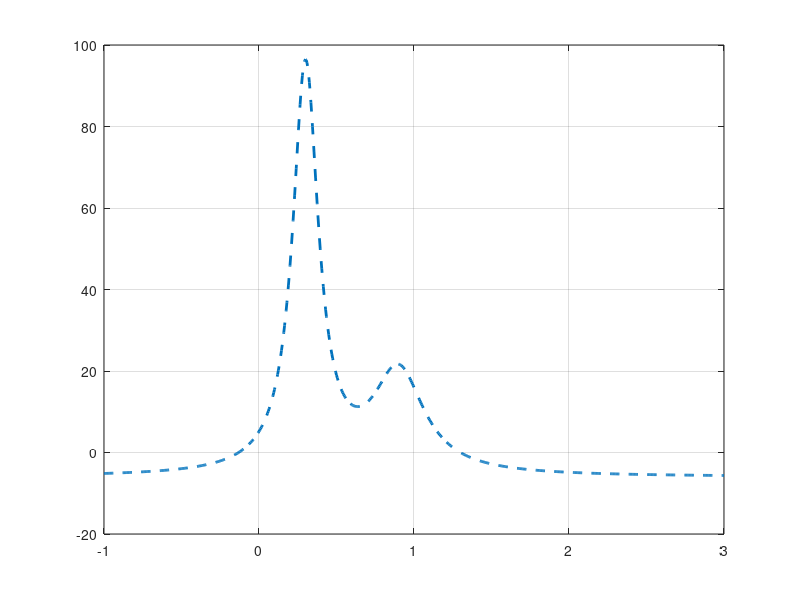

This figure's MATLAB source: (Note: this script raises an error after producing the figure.)
%% Initial data
clc, clear, close all
x=(-1:.005:3)';
y=humps(x);
figure(1)
plot(x,y, '--', 'LineWidth', 2)
grid on
hold on

%% anfis model
MFs = ["gbellmf" "gauss2mf" "gaussmf" "pimf" "trapmf" "trimf"];
outmfTypes = ["constant" "linear"];
trnData = [x y];
numMFs = 10;
inmfType = 'gauss2mf';
outmfType = 'linear';
epoch_n = 20;
% in_fismat = genfis1(trnData,numMFs,inmfType, outmfType);
% out_fismat = anfis(trnData,in_fismat,epoch_n);
% z1 = evalfis(out_fismat, x);
% out = evalfis(out_fismat, 2);
in_fismat = genfis1(trnData,numMFs,inmfType, outmfType);
for i = 5:5:30
    epoch_n = i;
    
    out_fismat = anfis(trnData,in_fismat,epoch_n);
    z1 = evalfis(out_fismat, x);
    plot(x,z1);
end

legend('Training Data',"5","10", "15", '20',"25", "30");


%% genfis2 model
Xin = x;
Xout = y;
% fismat = genfis2(Xin,Xout,0.01);
% z2 = evalfis(x, fismat);
for i = linspace(0.01, 0.75, 5)
    fismat = genfis2(Xin,Xout,i);
    z2 = evalfis(x, fismat);
    plot(x,z2);
end

legend('Training Data',"0.0100","0.1950", "0.3800", '0.5650',"0.7500");